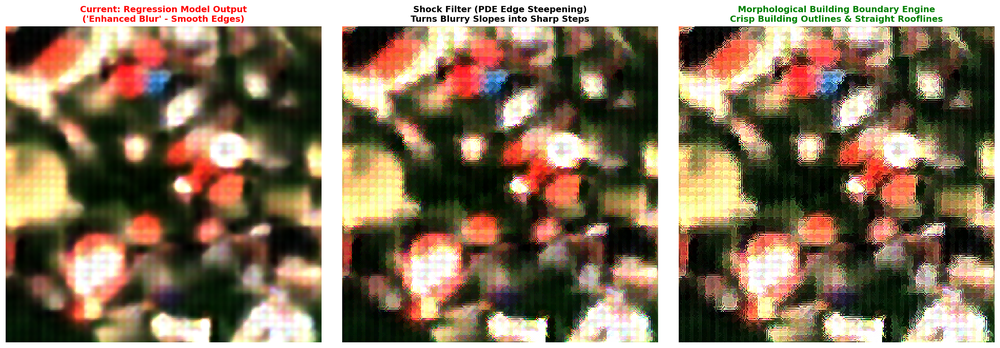
#> input picture scratch/edge_steepening_test.png, 1000 x 348 px, shrunk from 3536 x 1229 before the run, found by its file name
$ python inspect_steepening_metrics.py   (older library calls are emulated)
#> lines starting #> are read from the running program, lines starting #| are printed output that depends on the picture
from PIL import Image
import numpy as np
import cv2

im = Image.open('scratch/edge_steepening_test.png')
#> im is the input picture: PIL image 1000x348 RGBA; mean R, G, B, A 137.5, 119.6, 96.8, 255
print("Image size:", im.size)
#| Image size: (1000, 348)
arr = np.array(im)[:, :, :3]
w = arr.shape[1] // 3
#> w = 333

for i, name in enumerate(["Regression 'Enhanced Blur'", "PDE Shock Filter", "Morphological Boundary Engine"]):
    p = arr[100:-50, i*w+50:(i+1)*w-50]
    gray = cv2.cvtColor(p, cv2.COLOR_RGB2GRAY)
    lap = cv2.Laplacian(gray, cv2.CV_64F).var()
    # Also calculate Sobel gradient magnitude (edge outline sharpness)
    sx = cv2.Sobel(gray, cv2.CV_64F, 1, 0, ksize=3)
    sy = cv2.Sobel(gray, cv2.CV_64F, 0, 1, ksize=3)
    grad_mag = np.mean(np.sqrt(sx**2 + sy**2))
    print(f"{name:32s}: Edge Gradient Mag={grad_mag:.2f}, Laplacian Sharpness={lap:.1f}")
#> this loop made 3 passes
#> (lap, grad_mag) on passes 1 to 3: (35, 55.53), (1556.8, 70.28), (6524.9, 94.73)
#| Regression 'Enhanced Blur'      : Edge Gradient Mag=55.53, Laplacian Sharpness=35.0
#| PDE Shock Filter                : Edge Gradient Mag=70.28, Laplacian Sharpness=1556.8
#| Morphological Boundary Engine   : Edge Gradient Mag=94.73, Laplacian Sharpness=6524.9
#> pass 1, `p = arr[100:-50, i*w+50:(i+1)*w-50]`:
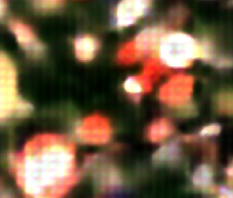
#> p: shape (198, 233, 3); mean R, G, B 111, 88.1, 63.4
#> pass 1, `gray = cv2.cvtColor(p, cv2.COLOR_RGB2GRAY)`:
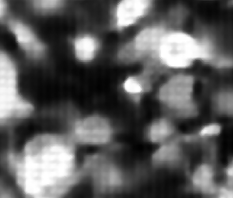
#> gray: shape (198, 233); min 1, max 255, mean 92.1
#> pass 1, `sx = cv2.Sobel(gray, cv2.CV_64F, 1, 0, ksize=3)`:
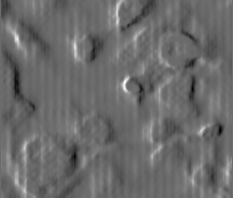
#> sx: shape (198, 233) float64; min -322, max 441, mean -2; drawn with min black and max white
#> pass 1, `sy = cv2.Sobel(gray, cv2.CV_64F, 0, 1, ksize=3)`:
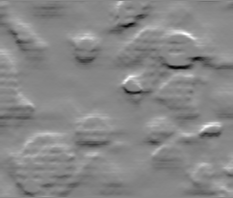
#> sy: shape (198, 233) float64; min -439, max 389, mean -0.2; drawn with min black and max white
#> after the loop:
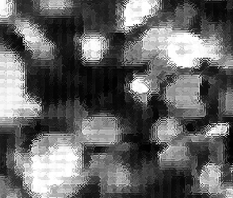
#> gray: shape (198, 233); min 0, max 255, mean 100.8
#> after the loop:
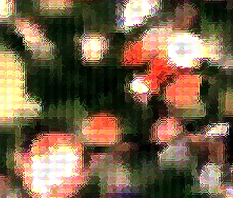
#> p: shape (198, 233, 3); mean R, G, B 118.2, 97.5, 72.6
